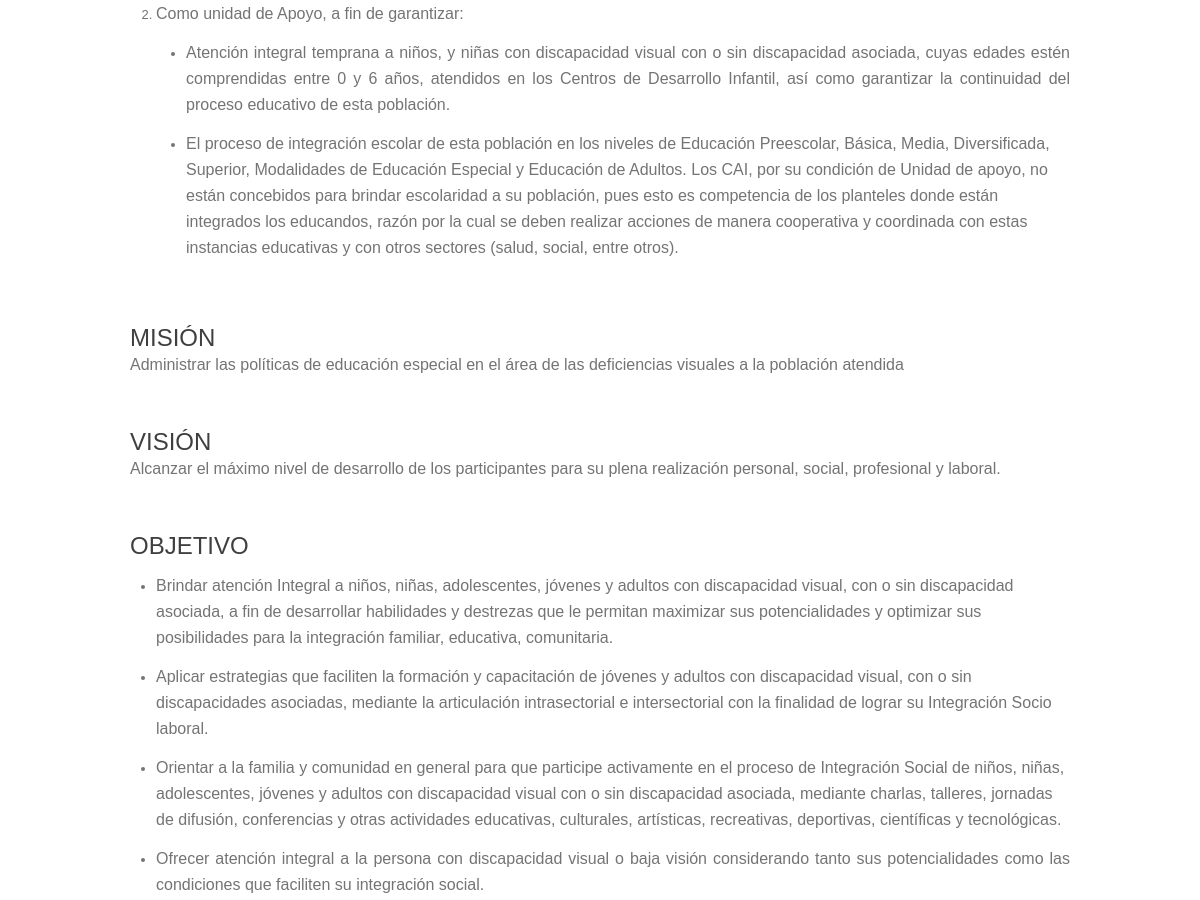
The page /vista/index.php?vista=informacion (middle part) on the database as committed earlier.
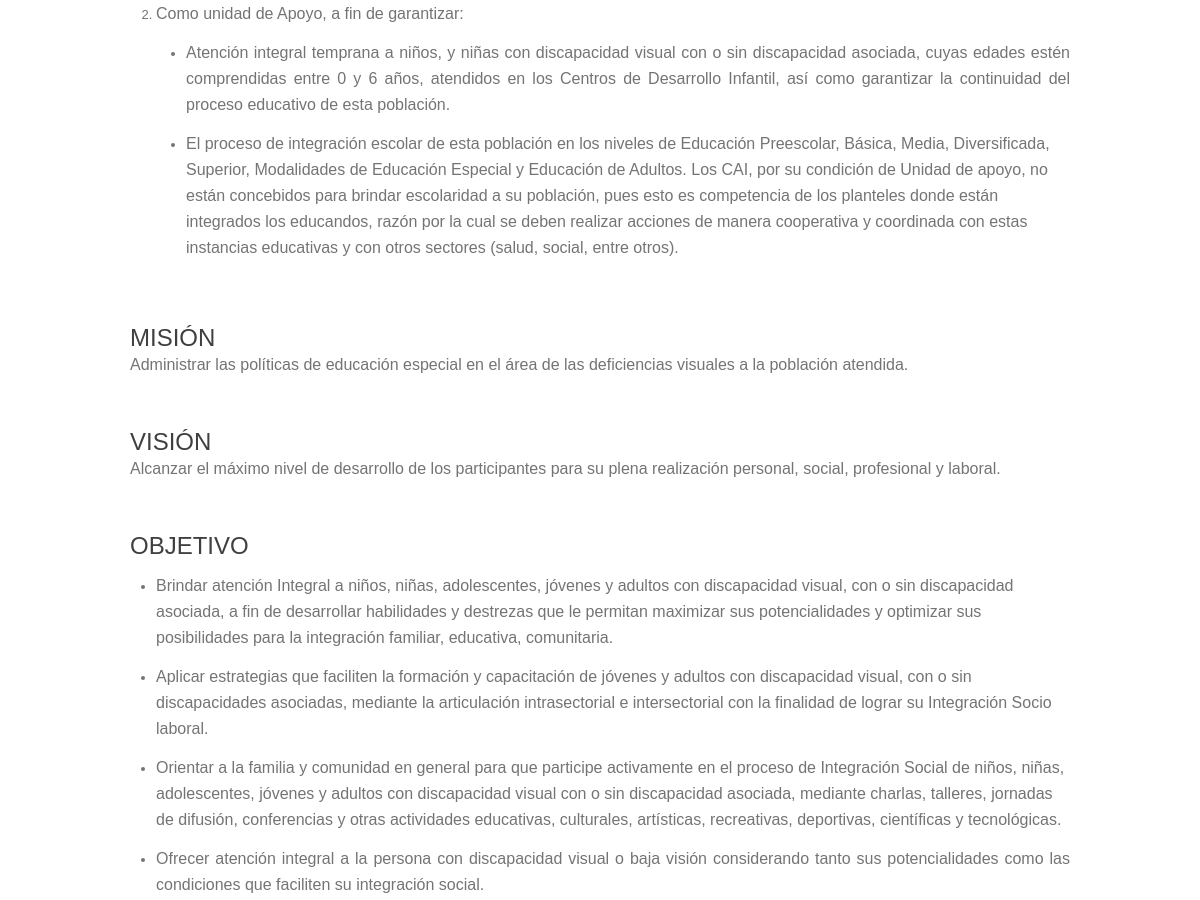
The same page on the database as committed later.
### tables this page shows
CREATE TABLE `tsistema` (
  `idconfiguracion` int(11) NOT NULL,
  `introducion` text,
  `mision` text,
  `vision` text,
  `historia` text,
  `objetivos` text,
  `direccion` text,
  `nropreguntas` varchar(2) DEFAULT NULL,
  `clavepredeterminada` varchar(45) DEFAULT NULL,
  `nrointentos` varchar(45) DEFAULT NULL,
  `tiempocaducida` varchar(3) DEFAULT NULL,
  `tiempoconexion` int(11) DEFAULT NULL,
  `tiempolapso` int(11) DEFAULT NULL,
  `cant_dias_preinscrito` char(2) NOT NULL
);

### nucleo/ModeloConect.php (called while the page is built, shortened)
<?php
class ModeloConect
{
	private $servidor=HOST;
	private $usuario=USER;
	private $clave=PASS;
	private $con;
	protected function conectar()
	{
		$this->con=mysql_connect($this->servidor,$this->usuario,$this->clave);
	}
      protected function filtro($sql)
      {
      	 $lrTb=mysql_query($sql,$this->con) OR die(mysql_error());
      	 return $lrTb;
      }
      protected function proximo($result)
      {
      	 $laRow=mysql_fetch_array($result);
      	 return $laRow;
      }
}
?>

### clases/clase_configuracion.php (called while the page is built, shortened)
<?php
	require_once('../nucleo/ModeloConect.php');
	class clsConfiguracion extends ModeloConect
	{
		function consultar_configuracion_bitacora()
		{
				$sql="SELECT `idconfiguracion`,`introducion`, `mision`, `vision`, `historia`,
					 `objetivos`, `direccion`, `nropreguntas`, `clavepredeterminada`,
					 `nrointentos`, `tiempocaducida`, `tiempolapso`,tiempoconexion FROM `tsistema`";
				$pcsql=$this->filtro($sql);
				if($laRow=$this->proximo($pcsql))
				{
					foreach ($laRow as $key => $value)
					{
						$Fila[$key]=$value;
					}
				}
			return $Fila;
		}
	}
?>

### vista/informacion.php (the view, shortened to what this page needs)
<section class="columns">
	<article class="col1 team">
		<p><?php print($DatosConfiguracion['historia']);?></p>
	</article>
	<article class="col1 team">
		<h3>MISIÓN</h3>
		<p><?php print($DatosConfiguracion['mision']);?></p>
	</article>
	<article class="col1 team">
		<h3>VISIÓN</h3>
		<p><?php print($DatosConfiguracion['vision']);?></p>
	</article>
	<article class="col1 team">
		<h3>OBJETIVO</h3>
		<p><?php print($DatosConfiguracion['objetivos']);?></p>
	</article>
</section>

Rows that differ between the two databases and show on the page:
changed tsistema: mision "Administrar las políticas de educación especial en el área de las deficiencias visuales a la población atendida" → "Administrar las políticas de educación especial en el área de las deficiencias visuales a la población atendida."
